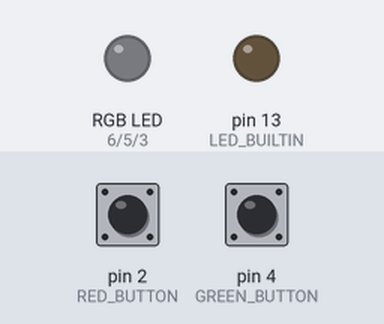
A sketch run on a simulated Arduino Uno, built with avr-gcc and run on an emulated ATmega328P. On the bench: an RGB LED mixed from three pins (HIGH = lit), output pins drawn as LEDs (lit = HIGH). The test bench sets the inputs (shaded band); at power-on: pin 2 (RED_BUTTON) HIGH, pin 4 (GREEN_BUTTON) HIGH. Dim RGB values are drawn brighter than linear.

Above: at 1.2 s.
1.3 s: pin 2 (RED_BUTTON) pulled LOW for 0.15 s
At 2.7 s:
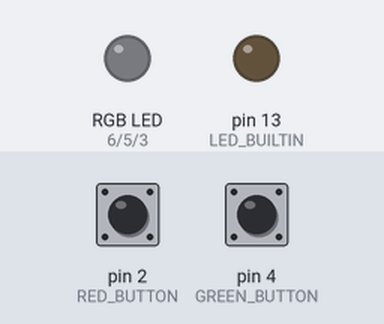
3.0 s: pin 4 (GREEN_BUTTON) pulled LOW for 0.15 s
At 4.0 s:
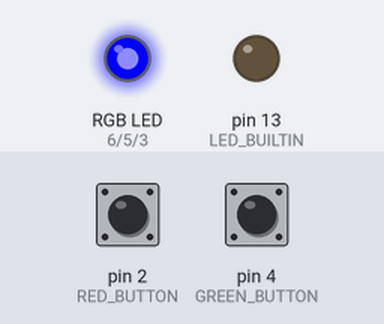
4.7 s: pin 2 (RED_BUTTON) pulled LOW for 1 s
At 5.4 s:
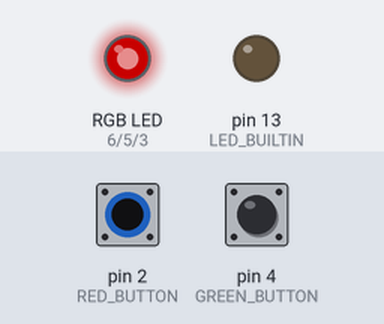
7.2 s: pin 4 (GREEN_BUTTON) pulled LOW for 1 s
At 9.3 s:
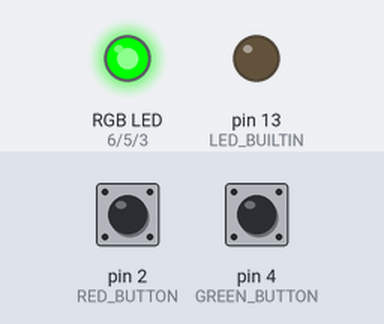
9.7 s: pin 2 (RED_BUTTON) pulled LOW for 0.15 s
At 10.3 s:
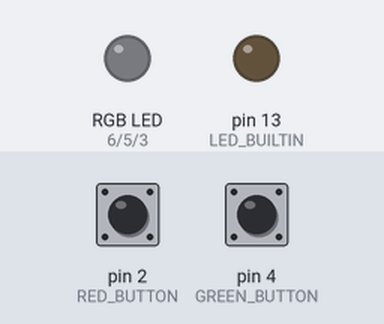
11.3 s: pin 4 (GREEN_BUTTON) pulled LOW for 3.2 s
At 11.6 s:
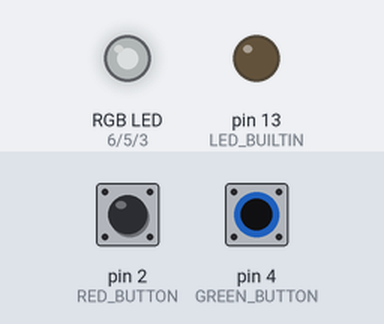
Timing chart, 0 to 16.0 s (numbered marks = the images above; inputs shaded):
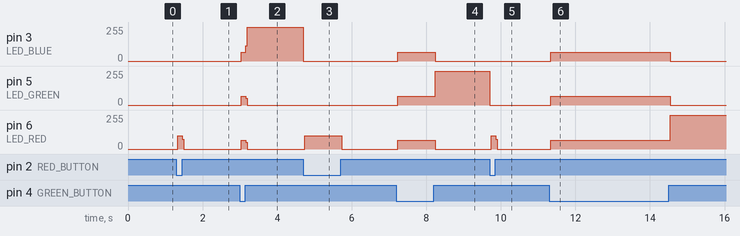

The sketch:

ex1.ino
```cpp
#define LED_RED 6
#define LED_GREEN 5
#define LED_BLUE 3

#define RED_BUTTON 2
#define GREEN_BUTTON 4

void initRGB() {
  pinMode(LED_BUILTIN, OUTPUT);
  digitalWrite(LED_BUILTIN, LOW);

  pinMode(LED_RED, OUTPUT);
  digitalWrite(LED_RED, LOW);

  pinMode(LED_GREEN, OUTPUT);
  digitalWrite(LED_GREEN, LOW);

  pinMode(LED_BLUE, OUTPUT);
  digitalWrite(LED_BLUE, LOW);
}

void initButtons() {
  pinMode(RED_BUTTON, INPUT_PULLUP);
  pinMode(GREEN_BUTTON, INPUT_PULLUP);
}

bool isOn = false;
int currentColor = 0;

void setup() {
  initRGB();
  initButtons();
}

void loop() {
  if (digitalRead(RED_BUTTON) == LOW) {
    if (isOn) {
      digitalWrite(LED_RED, LOW);
      digitalWrite(LED_GREEN, LOW);
      digitalWrite(LED_BLUE, LOW);
    } else {
      digitalWrite(LED_RED, HIGH);
      currentColor = LED_RED;
    }

    isOn = !isOn;
  }

  if (digitalRead(GREEN_BUTTON) == LOW) {
    if (currentColor == LED_RED) {
      digitalWrite(LED_RED, LOW);
      digitalWrite(LED_GREEN, HIGH);
      currentColor = LED_GREEN;
    } else if (currentColor == LED_GREEN) {
      digitalWrite(LED_GREEN, LOW);
      digitalWrite(LED_BLUE, HIGH);
      currentColor = LED_BLUE;
    } else {
      digitalWrite(LED_BLUE, LOW);
      digitalWrite(LED_RED, HIGH);
      currentColor = LED_RED;
    }
  }
}
```

Measured:
- after the input at 1.3 s, pin 6 (LED_RED): 0/255 → 100/255 at once, → 0/255 0.12 s later
- after the input at 3.0 s, pin 3 (LED_BLUE): 0/255 → 66/255 at once, → 255/255 0.12 s later; pin 5 (LED_GREEN), pin 6 (LED_RED): 0/255 → 65/255 at once, → 0/255 0.12 s later
- after the input at 4.7 s, pin 3 (LED_BLUE): 255/255 → 0/255 at once; pin 6 (LED_RED): 0/255 → 100/255 at once, → 0/255 1.0 s later
- after the input at 7.2 s, pin 3 (LED_BLUE): 0/255 → 66/255 at once, → 0/255 1.0 s later; pin 5 (LED_GREEN): 0/255 → 66/255 at once, → 255/255 1.0 s later; pin 6 (LED_RED): 0/255 → 64/255 at once, → 0/255 1.0 s later
- after the input at 9.7 s, pin 5 (LED_GREEN): 255/255 → 0/255 at once; pin 6 (LED_RED): 0/255 → 100/255 at once, → 0/255 0.12 s later
- after the input at 11.3 s, pin 3 (LED_BLUE), pin 5 (LED_GREEN): 0/255 → 66/255 at once, → 0/255 3.2 s later; pin 6 (LED_RED): 0/255 → 64/255 at once, → 255/255 3.2 s later
